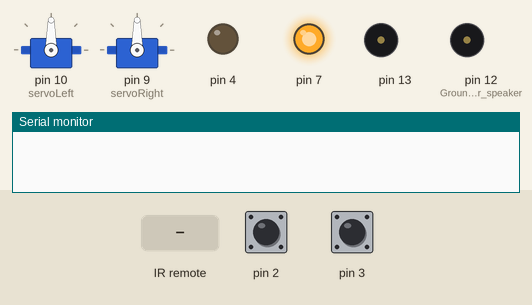
The sketch below on a simulated Arduino Uno, built with avr-gcc and run on an emulated ATmega328P. Parts: 2 × servo, output pins drawn as LEDs (lit = HIGH), buzzer (waves = sounding, pin HIGH), the last lines printed to the serial monitor. The inputs (shaded band) are chosen by the test bench; at power-on: pin 2 HIGH, pin 3 HIGH.

Above: at 1.2 s.
1.3 s: pin 2 pulled LOW for 0.15 s
At 3.2 s:
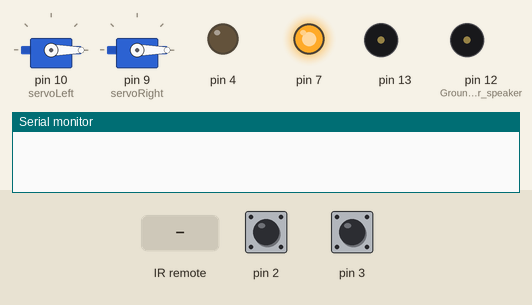
4.3 s: pin 3 pulled LOW for 0.15 s
At 6.7 s:
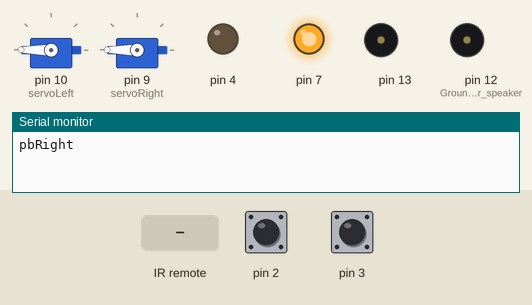
7.4 s: infrared code 0x410 received
At 8.6 s:
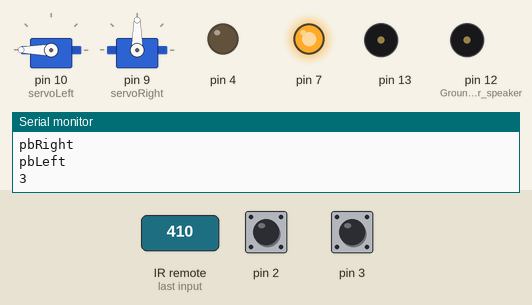
8.9 s: infrared code 0x610 received
At 9.9 s:
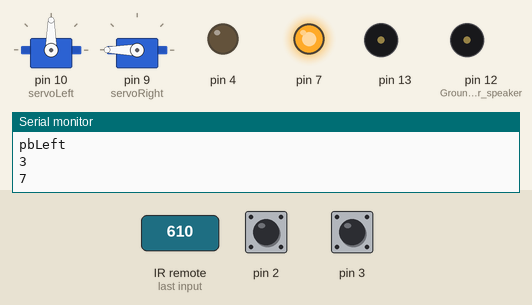
10.4 s: infrared code 0x110 received
At 11.1 s:
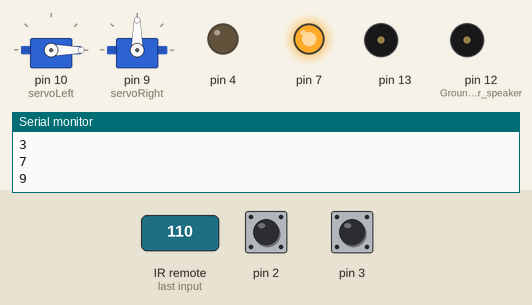
11.9 s: infrared code 0x810 received
At 12.2 s:
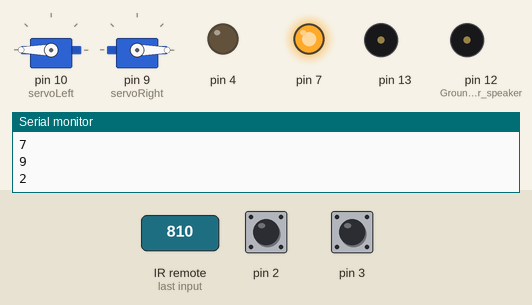
Timing chart, 0 to 14.4 s (numbered marks = the images above; inputs shaded):
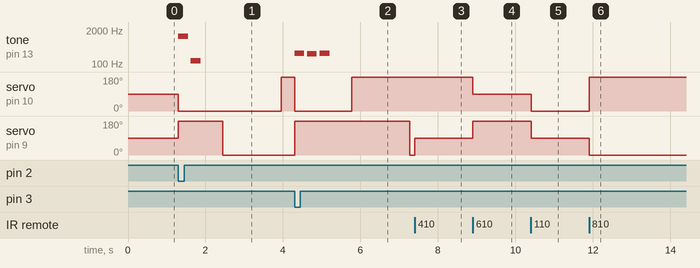

Measured:
- after the input at 1.3 s, tone on pin 13: silent → 1175 Hz at once, → silent 0.25 s later, → 131 Hz 0.08 s later, → silent 0.25 s later; servo on pin 10 (servoLeft): 90° → 0° at once, → 180° 2.7 s later; servo on pin 9 (servoRight): 90° → 180° at once, → 0° 1.2 s later
- after the input at 4.3 s, tone on pin 13: plays 262 Hz for 0.25 s, 247 Hz for 0.25 s, 262 Hz for 0.25 s, starting at once; servo on pin 10 (servoLeft): 180° → 0° at once, → 180° 1.5 s later; servo on pin 9 (servoRight): 0° → 180° at once, → 0° 3.0 s later
- after the input at 7.4 s, servo on pin 9 (servoRight): 0° → 90° at once
- after the input at 8.9 s, servo on pin 10 (servoLeft): 180° → 90° at once; servo on pin 9 (servoRight): 90° → 180° at once
- after the input at 10.4 s, servo on pin 10 (servoLeft): 90° → 0° at once; servo on pin 9 (servoRight): 180° → 90° at once
- after the input at 11.9 s, servo on pin 10 (servoLeft): 0° → 180° at once; servo on pin 9 (servoRight): 90° → 0° at once

The sketch:

popmech_robot_10.ino
```cpp
/*
  Be sure to move the IRremote folder contained with this sketch to the
  Arduino sketchbook libraries folder. See the readme.txt file for more
  information.

  Program your universal remote for a Sony TV code. Try different codes until
  you get one that works.

*/

#include <IRremote.h>
#include <Servo.h>
#include "pitches.h"

Servo servoLeft;              // Define left servo
Servo servoRight;             // Define right servo

int RECV_PIN = 5;
IRrecv irrecv(RECV_PIN);
decode_results results;
volatile int pbLeft = LOW;
volatile int pbRight = LOW;
boolean started = false;

void setup() {
  // Set pin modes for switches
  pinMode(2, INPUT);
  pinMode(3, INPUT);
  pinMode(4, OUTPUT);
  digitalWrite(2, HIGH);
  digitalWrite(3, HIGH);
  digitalWrite(4, LOW);     // Serves as ground connection

  pinMode(6, OUTPUT);       // IR power, ground pins
  pinMode(7, OUTPUT);
  digitalWrite(6, LOW);     // IR ground
  digitalWrite(7, HIGH);    // IR power

  pinMode(12, OUTPUT);      // Ground for speaker
  digitalWrite(12, LOW);

  servoLeft.attach(10);    // Set left servo to digital pin 10
  servoRight.attach(9);    // Set right servo to digital pin 9
  irrecv.enableIRIn();     // Start the receiver

  Serial.begin(9600);

  // Set up interrupts
  attachInterrupt(0, hitRight, FALLING);
  attachInterrupt(1, hitLeft, FALLING);

  started = true;
}

void loop() {

  if (pbLeft == HIGH) {           // If left bumper hit
    int tones[] = {NOTE_C4, NOTE_B3, NOTE_C4};
    int toneDurations[] = {4,4,4};
    reverse();
    makeTone(tones, toneDurations, sizeof(tones)/sizeof(int));
    delay(500);
    spinRight();
    delay(1500);
    forward();
    pbLeft = LOW;
    Serial.println("pbLeft");
  }

  if (pbRight == HIGH) {          // If right bumper hit
    int tones[] = {NOTE_D6, NOTE_C3};
    int toneDurations[] = {4,4};
    reverse();
    makeTone(tones, toneDurations, sizeof(tones)/sizeof(int));
    delay(500);
    spinLeft();
    delay(1500);
    forward();
    pbRight = LOW;
    Serial.println("pbRight");
  }

  if (irrecv.decode(&results)) {
    switch (results.value) {
      case 0x10:
        Serial.println("1");     // Turn left forward
        turnLeftFwd();
        break;
      case 0x810:
        Serial.println("2");     // Forward
        forward();
        break;
      case 0x410:
        Serial.println("3");     // Turn right forward
        turnRightFwd();
        break;
      case 0xC10:
        Serial.println("4");    // Spin left
        spinLeft();
        break;
      case 0x210:
        Serial.println("5");    // Stop
        stopRobot();
        break;
      case 0xA10:
        Serial.println("6");    // Spin right
        spinRight();
        break;
     case 0x610:
        Serial.println("7");    // Turn left reverse
        turnLeftRev();
        break;
      case 0xE10:
        Serial.println("8");    // Reverse
        reverse();
        break;
      case 0x110:
        Serial.println("9");    // Turn right reverse
        turnRightRev();
        break;
    }
    //Serial.println(results.value, HEX);
    irrecv.resume(); // Receive the next value
    delay(2);
  }
}

void makeTone(int tones[], int toneDurations[], int length) {
  // Iterate notes of tune
  for (int thisNote = 0; thisNote < length; thisNote++) {

    //Calculate the note duration
    int toneDuration = 1000/toneDurations[thisNote];
    tone(13, tones[thisNote],toneDuration);

    //Add slight pause between notes
    int pauseBetweenNotes = toneDuration * 1.30;
    delay(toneDuration * 1.30);
    noTone(13);                      // Stop tone
  }
  irrecv.enableIRIn();               // Restart receiver
  return;
}

// Motion routines for forward, reverse, turns, and stop
void forward() {
  servoLeft.write(180);
  servoRight.write(0);
}
void reverse() {
  servoLeft.write(0);
  servoRight.write(180);
}
void spinLeft() {
  servoLeft.write(0);
  servoRight.write(0);
}
void spinRight() {
  servoLeft.write(180);
  servoRight.write(180);
}
void turnLeftFwd() {
  servoLeft.write(90);
  servoRight.write(0);
}
void turnRightFwd() {
  servoLeft.write(180);
  servoRight.write(90);
}
void turnLeftRev() {
  servoLeft.write(90);
  servoRight.write(180);
}
void turnRightRev() {
  servoLeft.write(0);
  servoRight.write(90);
}
void stopRobot() {
  servoLeft.write(90);
  servoRight.write(90);
}

// Interrupt handlers
void hitLeft() {
  if (started)
    pbLeft = HIGH;
}
void hitRight() {
  if (started)
    pbRight = HIGH;
}
```

pitches.h
```cpp
/*************************************************
 * Public Constants
 *************************************************/

#define NOTE_B0  31
#define NOTE_C1  33
#define NOTE_CS1 35
#define NOTE_D1  37
#define NOTE_DS1 39
#define NOTE_E1  41
#define NOTE_F1  44
#define NOTE_FS1 46
#define NOTE_G1  49
#define NOTE_GS1 52
#define NOTE_A1  55
#define NOTE_AS1 58
#define NOTE_B1  62
#define NOTE_C2  65
#define NOTE_CS2 69
#define NOTE_D2  73
#define NOTE_DS2 78
#define NOTE_E2  82
#define NOTE_F2  87
#define NOTE_FS2 93
#define NOTE_G2  98
#define NOTE_GS2 104
#define NOTE_A2  110
#define NOTE_AS2 117
#define NOTE_B2  123
#define NOTE_C3  131
#define NOTE_CS3 139
#define NOTE_D3  147
#define NOTE_DS3 156
#define NOTE_E3  165
#define NOTE_F3  175
#define NOTE_FS3 185
#define NOTE_G3  196
#define NOTE_GS3 208
#define NOTE_A3  220
#define NOTE_AS3 233
#define NOTE_B3  247
#define NOTE_C4  262
#define NOTE_CS4 277
#define NOTE_D4  294
#define NOTE_DS4 311
#define NOTE_E4  330
#define NOTE_F4  349
#define NOTE_FS4 370
#define NOTE_G4  392
#define NOTE_GS4 415
#define NOTE_A4  440
#define NOTE_AS4 466
#define NOTE_B4  494
#define NOTE_C5  523
#define NOTE_CS5 554
#define NOTE_D5  587
#define NOTE_DS5 622
#define NOTE_E5  659
#define NOTE_F5  698
#define NOTE_FS5 740
#define NOTE_G5  784
#define NOTE_GS5 831
#define NOTE_A5  880
#define NOTE_AS5 932
#define NOTE_B5  988
#define NOTE_C6  1047
#define NOTE_CS6 1109
#define NOTE_D6  1175
#define NOTE_DS6 1245
#define NOTE_E6  1319
#define NOTE_F6  1397
#define NOTE_FS6 1480
#define NOTE_G6  1568
#define NOTE_GS6 1661
#define NOTE_A6  1760
#define NOTE_AS6 1865
#define NOTE_B6  1976
#define NOTE_C7  2093
#define NOTE_CS7 2217
#define NOTE_D7  2349
#define NOTE_DS7 2489
#define NOTE_E7  2637
#define NOTE_F7  2794
#define NOTE_FS7 2960
#define NOTE_G7  3136
#define NOTE_GS7 3322
#define NOTE_A7  3520
#define NOTE_AS7 3729
#define NOTE_B7  3951
#define NOTE_C8  4186
#define NOTE_CS8 4435
#define NOTE_D8  4699
#define NOTE_DS8 4978
```
